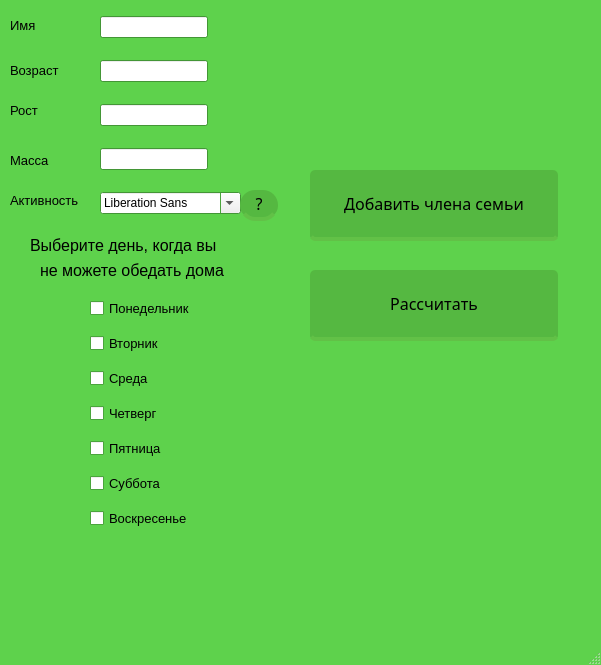
<?xml version="1.0" encoding="UTF-8"?>
<ui version="4.0">
 <class>MainWindow</class>
 <widget class="QMainWindow" name="MainWindow">
  <property name="geometry">
   <rect>
    <x>0</x>
    <y>0</y>
    <width>601</width>
    <height>665</height>
   </rect>
  </property>
  <property name="sizePolicy">
   <sizepolicy hsizetype="Fixed" vsizetype="Fixed">
    <horstretch>0</horstretch>
    <verstretch>0</verstretch>
   </sizepolicy>
  </property>
  <property name="maximumSize">
   <size>
    <width>2000</width>
    <height>1000</height>
   </size>
  </property>
  <property name="palette">
   <palette>
    <active>
     <colorrole role="Base">
      <brush brushstyle="SolidPattern">
       <color alpha="255">
        <red>255</red>
        <green>255</green>
        <blue>255</blue>
       </color>
      </brush>
     </colorrole>
     <colorrole role="Window">
      <brush brushstyle="SolidPattern">
       <color alpha="255">
        <red>94</red>
        <green>210</green>
        <blue>76</blue>
       </color>
      </brush>
     </colorrole>
    </active>
    <inactive>
     <colorrole role="Base">
      <brush brushstyle="SolidPattern">
       <color alpha="255">
        <red>255</red>
        <green>255</green>
        <blue>255</blue>
       </color>
      </brush>
     </colorrole>
     <colorrole role="Window">
      <brush brushstyle="SolidPattern">
       <color alpha="255">
        <red>94</red>
        <green>210</green>
        <blue>76</blue>
       </color>
      </brush>
     </colorrole>
    </inactive>
    <disabled>
     <colorrole role="Base">
      <brush brushstyle="SolidPattern">
       <color alpha="255">
        <red>94</red>
        <green>210</green>
        <blue>76</blue>
       </color>
      </brush>
     </colorrole>
     <colorrole role="Window">
      <brush brushstyle="SolidPattern">
       <color alpha="255">
        <red>94</red>
        <green>210</green>
        <blue>76</blue>
       </color>
      </brush>
     </colorrole>
    </disabled>
   </palette>
  </property>
  <property name="windowTitle">
   <string>MainWindow</string>
  </property>
  <widget class="QWidget" name="centralwidget">
   <widget class="QWidget" name="verticalLayoutWidget_8">
    <property name="geometry">
     <rect>
      <x>90</x>
      <y>290</y>
      <width>132</width>
      <height>247</height>
     </rect>
    </property>
    <layout class="QVBoxLayout" name="verticalLayout_8">
     <item>
      <widget class="QCheckBox" name="monday">
       <property name="font">
        <font>
         <pointsize>10</pointsize>
        </font>
       </property>
       <property name="text">
        <string>Понедельник</string>
       </property>
      </widget>
     </item>
     <item>
      <widget class="QCheckBox" name="tuesday">
       <property name="font">
        <font>
         <pointsize>10</pointsize>
        </font>
       </property>
       <property name="text">
        <string>Вторник</string>
       </property>
      </widget>
     </item>
     <item>
      <widget class="QCheckBox" name="wednesday">
       <property name="font">
        <font>
         <pointsize>10</pointsize>
        </font>
       </property>
       <property name="text">
        <string>Среда</string>
       </property>
      </widget>
     </item>
     <item>
      <widget class="QCheckBox" name="thursday">
       <property name="font">
        <font>
         <pointsize>10</pointsize>
        </font>
       </property>
       <property name="text">
        <string>Четверг</string>
       </property>
      </widget>
     </item>
     <item>
      <widget class="QCheckBox" name="friday">
       <property name="font">
        <font>
         <pointsize>10</pointsize>
        </font>
       </property>
       <property name="text">
        <string>Пятница</string>
       </property>
      </widget>
     </item>
     <item>
      <widget class="QCheckBox" name="saturday">
       <property name="font">
        <font>
         <pointsize>10</pointsize>
        </font>
       </property>
       <property name="text">
        <string>Суббота</string>
       </property>
      </widget>
     </item>
     <item>
      <widget class="QCheckBox" name="sunday">
       <property name="font">
        <font>
         <pointsize>10</pointsize>
        </font>
       </property>
       <property name="text">
        <string>Воскресенье</string>
       </property>
      </widget>
     </item>
    </layout>
   </widget>
   <widget class="QPushButton" name="calculate">
    <property name="geometry">
     <rect>
      <x>310</x>
      <y>270</y>
      <width>251</width>
      <height>71</height>
     </rect>
    </property>
    <property name="font">
     <font>
      <family>Roboto Slab</family>
      <pointsize>12</pointsize>
     </font>
    </property>
    <property name="styleSheet">
     <string notr="true">float:right;
margin-right: 3%;
margin top: 5px;
border-radius:5px;
-moz-border-radius:5px;
webkit-border-radius:5px;
padding:5px 9px;
font-size: 1.2em;
background-color:rgba(85, 184, 65,1);
text-shadow: #454545 0 0 2px;
border-bottom: 4px solid rgba(98, 193, 71, 1);
color:black;
font-family: 'Roboto Slab', senif;</string>
    </property>
    <property name="text">
     <string>Рассчитать</string>
    </property>
   </widget>
   <widget class="QLabel" name="label_7">
    <property name="geometry">
     <rect>
      <x>10</x>
      <y>10</y>
      <width>71</width>
      <height>31</height>
     </rect>
    </property>
    <property name="font">
     <font>
      <pointsize>10</pointsize>
     </font>
    </property>
    <property name="text">
     <string>Имя</string>
    </property>
   </widget>
   <widget class="QLabel" name="label">
    <property name="geometry">
     <rect>
      <x>10</x>
      <y>60</y>
      <width>67</width>
      <height>20</height>
     </rect>
    </property>
    <property name="font">
     <font>
      <pointsize>10</pointsize>
     </font>
    </property>
    <property name="text">
     <string>Возраст</string>
    </property>
   </widget>
   <widget class="QLabel" name="label_3">
    <property name="geometry">
     <rect>
      <x>10</x>
      <y>100</y>
      <width>67</width>
      <height>20</height>
     </rect>
    </property>
    <property name="font">
     <font>
      <pointsize>10</pointsize>
     </font>
    </property>
    <property name="text">
     <string>Рост</string>
    </property>
   </widget>
   <widget class="QLabel" name="label_4">
    <property name="geometry">
     <rect>
      <x>10</x>
      <y>150</y>
      <width>67</width>
      <height>21</height>
     </rect>
    </property>
    <property name="font">
     <font>
      <pointsize>10</pointsize>
     </font>
    </property>
    <property name="text">
     <string>Масса</string>
    </property>
   </widget>
   <widget class="QLabel" name="label_5">
    <property name="geometry">
     <rect>
      <x>10</x>
      <y>190</y>
      <width>91</width>
      <height>21</height>
     </rect>
    </property>
    <property name="font">
     <font>
      <pointsize>10</pointsize>
     </font>
    </property>
    <property name="text">
     <string>Активность</string>
    </property>
   </widget>
   <widget class="QLabel" name="label_2">
    <property name="geometry">
     <rect>
      <x>30</x>
      <y>230</y>
      <width>241</width>
      <height>31</height>
     </rect>
    </property>
    <property name="font">
     <font>
      <pointsize>12</pointsize>
     </font>
    </property>
    <property name="text">
     <string>Выберите день, когда вы</string>
    </property>
   </widget>
   <widget class="QWidget" name="layoutWidget">
    <property name="geometry">
     <rect>
      <x>100</x>
      <y>0</y>
      <width>141</width>
      <height>231</height>
     </rect>
    </property>
    <layout class="QVBoxLayout" name="verticalLayout_2">
     <item>
      <widget class="QLineEdit" name="name">
       <property name="sizePolicy">
        <sizepolicy hsizetype="Fixed" vsizetype="Fixed">
         <horstretch>0</horstretch>
         <verstretch>0</verstretch>
        </sizepolicy>
       </property>
      </widget>
     </item>
     <item>
      <widget class="QLineEdit" name="age">
       <property name="sizePolicy">
        <sizepolicy hsizetype="Fixed" vsizetype="Fixed">
         <horstretch>0</horstretch>
         <verstretch>0</verstretch>
        </sizepolicy>
       </property>
      </widget>
     </item>
     <item>
      <widget class="QLineEdit" name="height">
       <property name="sizePolicy">
        <sizepolicy hsizetype="Fixed" vsizetype="Fixed">
         <horstretch>0</horstretch>
         <verstretch>0</verstretch>
        </sizepolicy>
       </property>
      </widget>
     </item>
     <item>
      <widget class="QLineEdit" name="weight">
       <property name="sizePolicy">
        <sizepolicy hsizetype="Fixed" vsizetype="Fixed">
         <horstretch>0</horstretch>
         <verstretch>0</verstretch>
        </sizepolicy>
       </property>
      </widget>
     </item>
     <item>
      <widget class="QFontComboBox" name="activity">
       <property name="sizePolicy">
        <sizepolicy hsizetype="Ignored" vsizetype="Fixed">
         <horstretch>0</horstretch>
         <verstretch>0</verstretch>
        </sizepolicy>
       </property>
      </widget>
     </item>
    </layout>
   </widget>
   <widget class="QPushButton" name="add">
    <property name="geometry">
     <rect>
      <x>310</x>
      <y>170</y>
      <width>251</width>
      <height>71</height>
     </rect>
    </property>
    <property name="font">
     <font>
      <family>Roboto Slab</family>
      <pointsize>12</pointsize>
     </font>
    </property>
    <property name="styleSheet">
     <string notr="true">float:right;
margin-right: 3%;
margin top: 5px;
border-radius:5px;
-moz-border-radius:5px;
webkit-border-radius:5px;
padding:5px 9px;
font-size: 1.2em;
background-color:rgba(85, 184, 65,1);
text-shadow: #454545 0 0 2px;
border-bottom: 4px solid rgba(98, 193, 71, 1);
color:black;
font-family: 'Roboto Slab', senif;</string>
    </property>
    <property name="text">
     <string>Добавить члена семьи</string>
    </property>
   </widget>
   <widget class="QPushButton" name="help">
    <property name="geometry">
     <rect>
      <x>240</x>
      <y>190</y>
      <width>41</width>
      <height>31</height>
     </rect>
    </property>
    <property name="font">
     <font>
      <family>Roboto Slab</family>
      <pointsize>12</pointsize>
     </font>
    </property>
    <property name="styleSheet">
     <string notr="true">float:right;
margin-right: 3%;
margin top: 5px;
border-radius:15px;
-moz-border-radius:5px;
webkit-border-radius:5px;
padding:5px 9px;
font-size: 1.2em;
background-color:rgba(85, 184, 65,1);
text-shadow: #454545 0 0 2px;
border-bottom: 4px solid rgba(98, 193, 71, 1);
color:black;
font-family: 'Roboto Slab', senif;</string>
    </property>
    <property name="text">
     <string>?</string>
    </property>
   </widget>
   <widget class="QLabel" name="label_6">
    <property name="geometry">
     <rect>
      <x>40</x>
      <y>260</y>
      <width>251</width>
      <height>21</height>
     </rect>
    </property>
    <property name="font">
     <font>
      <pointsize>12</pointsize>
      <weight>50</weight>
      <italic>false</italic>
      <bold>false</bold>
      <underline>false</underline>
      <strikeout>false</strikeout>
      <kerning>true</kerning>
     </font>
    </property>
    <property name="text">
     <string>не можете обедать дома</string>
    </property>
   </widget>
  </widget>
  <widget class="QMenuBar" name="menubar">
   <property name="geometry">
    <rect>
     <x>0</x>
     <y>0</y>
     <width>601</width>
     <height>26</height>
    </rect>
   </property>
  </widget>
  <widget class="QStatusBar" name="statusbar"/>
 </widget>
 <resources/>
 <connections/>
</ui>
